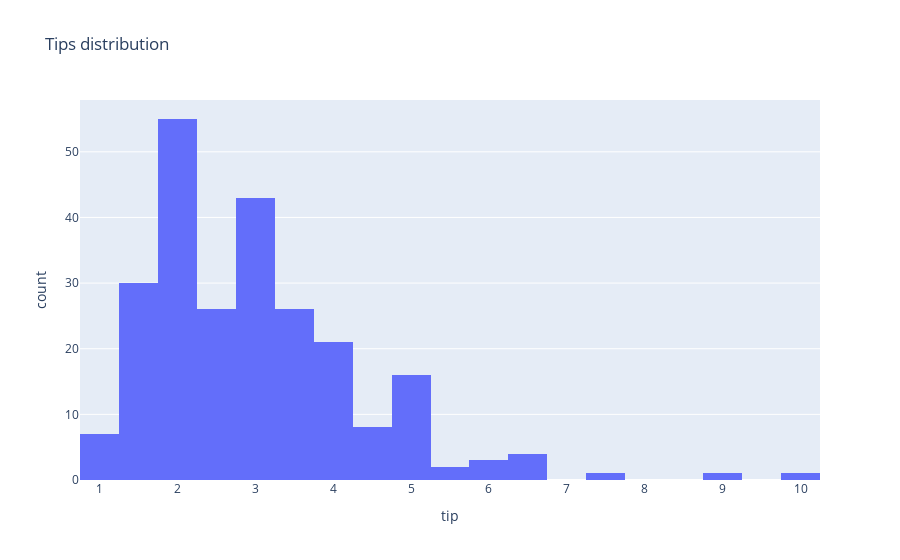

The notebook cell this image was saved under:
### Code cell
fig = px.histogram(
    data_frame = tips,
    x = 'tip',
    title = 'Tips distribution'
)
fig.show();

### Figure 1 — Plotly figure (JSON) as saved in the notebook; plotly's stock layout.template omitted (floating-point values rounded to 4 significant figures; data arrays with more than 128 entries replaced by an {"elided": "..."} marker saying what was removed)
{"data": [{"bingroup": "x", "hovertemplate": "tip=%{x}<br>count=%{y}<extra></extra>", "legendgroup": "", "marker": {"color": "#636efa", "pattern": {"shape": ""}}, "name": "", "orientation": "v", "showlegend": false, "type": "histogram", "x": {"elided": "244 float values"}, "xaxis": "x", "yaxis": "y"}], "layout": {"barmode": "relative", "legend": {"tracegroupgap": 0}, "title": {"text": "Tips distribution"}, "xaxis": {"anchor": "y", "domain": [0, 1], "title": {"text": "tip"}}, "yaxis": {"anchor": "x", "domain": [0, 1], "title": {"text": "count"}}}}
